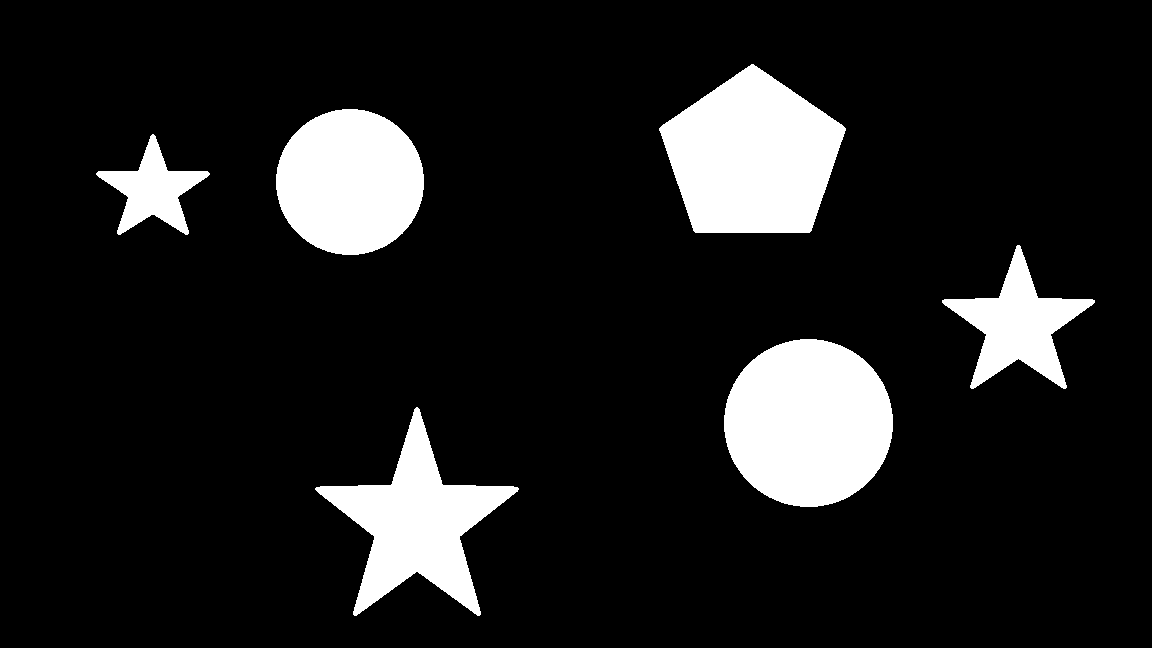
#> input picture Segunda Implementação - Rotulação/imagem_teste.png, 1152 x 648 px
$ python abertura_fechamento.py
#> lines starting #> are read from the running program, lines starting #| are printed output that depends on the picture; after the words box and inside, x2 and y2 are one past the last pixel; in counts of white or black regions, pixels touching at a corner belong together
#> the answer given: ../Segunda Implementação - Rotulação/imagem_teste.png
#> in executar, entrada is the input picture: PIL image 1152x648 RGBA; mean R, G, B, A 30.7, 30.7, 30.7, 255
from pathlib import Path
from PIL import Image


def binarizar_imagem(imagem):
    imagem = imagem.convert("L")
#> imagem: PIL image 1152x648 L; 12% white; 6 white regions, box (x1, y1, x2, y2) and area: (724, 339, 893, 507) 22281, (659, 64, 846, 233) 22041, (276, 109, 424, 255) 16951, (315, 407, 519, 616) 15709, (942, 245, 1095, 389) 8371, (96, 134, 210, 235) 4543
    resultado = Image.new("L", imagem.size)
#> resultado: PIL image 1152x648 L; every value is 0
    largura, altura = imagem.size
#> largura = 1152; altura = 648
    for y in range(altura):
        for x in range(largura):
            if imagem.getpixel((x, y)) > 127:
                resultado.putpixel((x, y), 255)
    return resultado


def aplicar_erosao(imagem):
    largura, altura = imagem.size
#> largura = 1152; altura = 648
    resultado = Image.new("L", imagem.size)
    pixels = imagem.load()
    pixels_saida = resultado.load()
    for y in range(altura):
        for x in range(largura):
            valor = 255
            for deslocamento_y in range(-1, 2):
                for deslocamento_x in range(-1, 2):
                    vizinho_x = x + deslocamento_x
                    vizinho_y = y + deslocamento_y
                    if not (0 <= vizinho_x < largura and 0 <= vizinho_y < altura):
                        valor = 0
                    elif pixels[vizinho_x, vizinho_y] == 0:
                        valor = 0
            pixels_saida[x, y] = valor
    return resultado


def aplicar_dilatacao(imagem):
    largura, altura = imagem.size
    resultado = Image.new("L", imagem.size)
    pixels = imagem.load()
    pixels_saida = resultado.load()
    for y in range(altura):
        for x in range(largura):
            valor = 0
            for deslocamento_y in range(-1, 2):
                for deslocamento_x in range(-1, 2):
                    vizinho_x = x + deslocamento_x
                    vizinho_y = y + deslocamento_y
                    if 0 <= vizinho_x < largura and 0 <= vizinho_y < altura:
                        if pixels[vizinho_x, vizinho_y] == 255:
                            valor = 255
            pixels_saida[x, y] = valor
    return resultado


def aplicar_abertura(imagem):
    erodida = aplicar_erosao(imagem)
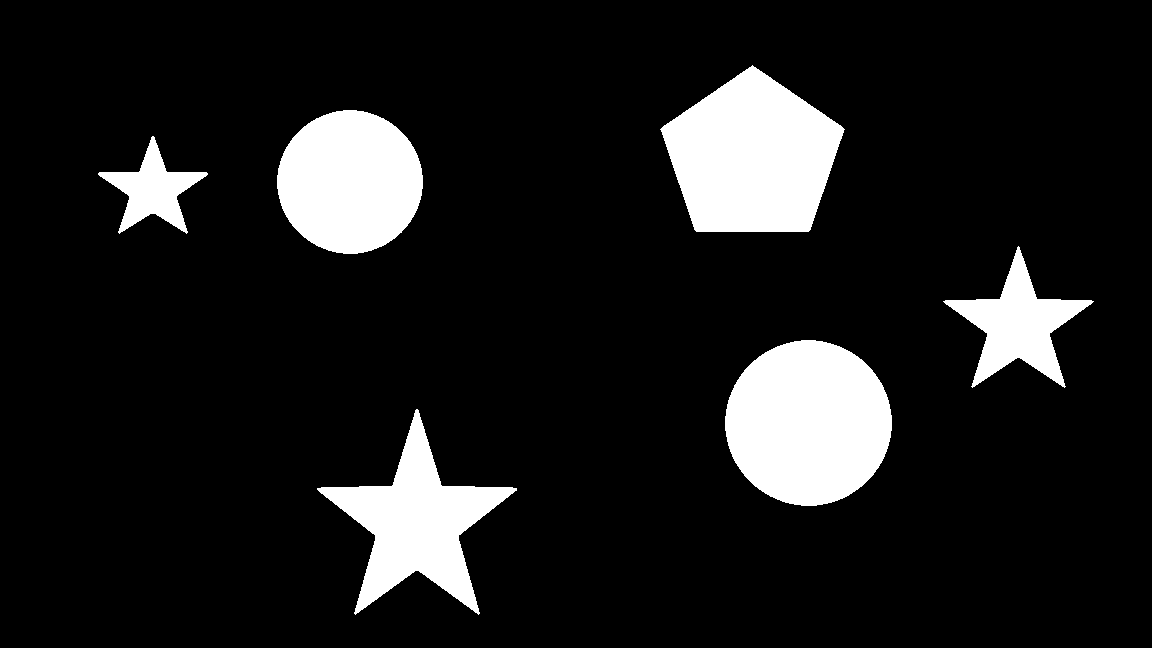
#> erodida: PIL image 1152x648 L; 11.5% white; 6 white regions, box (x1, y1, x2, y2) and area: (725, 340, 892, 506) 21611, (660, 65, 845, 232) 21333, (277, 110, 423, 254) 16367, (317, 409, 517, 615) 14715, (943, 246, 1094, 388) 7657, (98, 136, 208, 234) 4033
    return aplicar_dilatacao(erodida)
#> returned value: PIL image 1152x648 L; 12% white; 6 white regions, box (x1, y1, x2, y2) and area: (724, 339, 893, 507) 22281, (659, 64, 846, 233) 22041, (276, 109, 424, 255) 16951, (316, 408, 518, 616) 15703, (942, 245, 1095, 389) 8371, (97, 135, 209, 235) 4537


def aplicar_fechamento(imagem):
    largura, altura = imagem.size
#> largura = 1152; altura = 648
    ampliada = Image.new("L", (largura + 2, altura + 2))
#> ampliada: PIL image 1154x650 L; every value is 0
    ampliada.paste(imagem, (1, 1))
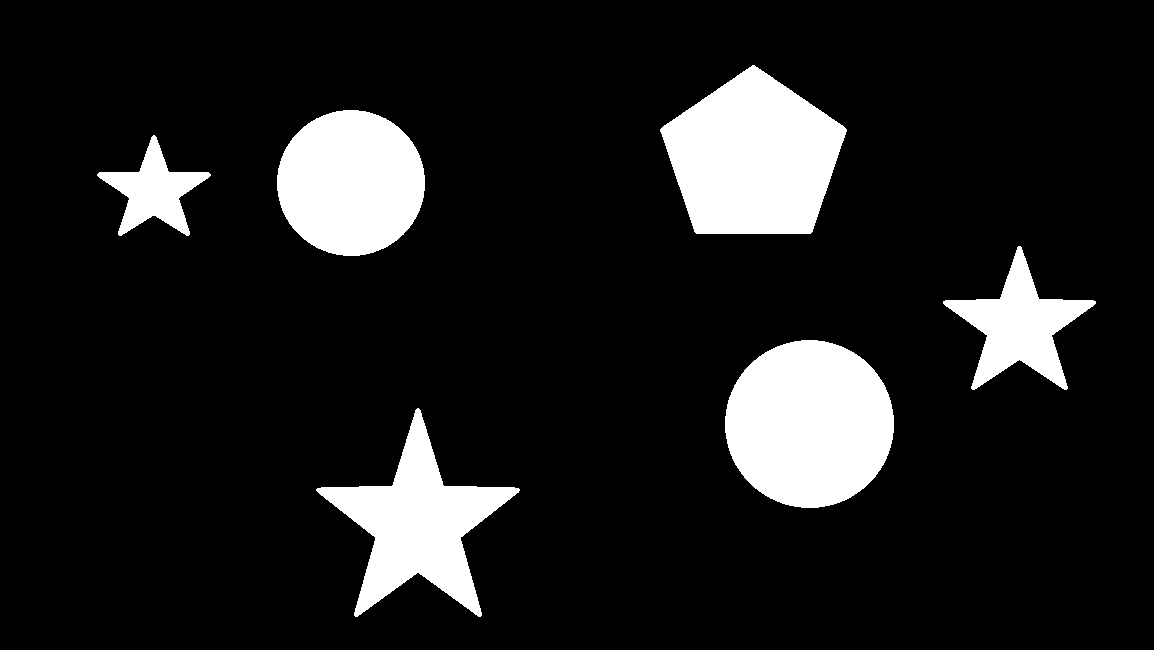
#> ampliada: PIL image 1154x650 L; 12% white; 6 white regions, box (x1, y1, x2, y2) and area: (725, 340, 894, 508) 22281, (660, 65, 847, 234) 22041, (277, 110, 425, 256) 16951, (316, 408, 520, 617) 15709, (943, 246, 1096, 390) 8371, (97, 135, 211, 236) 4543
    dilatada = aplicar_dilatacao(ampliada)
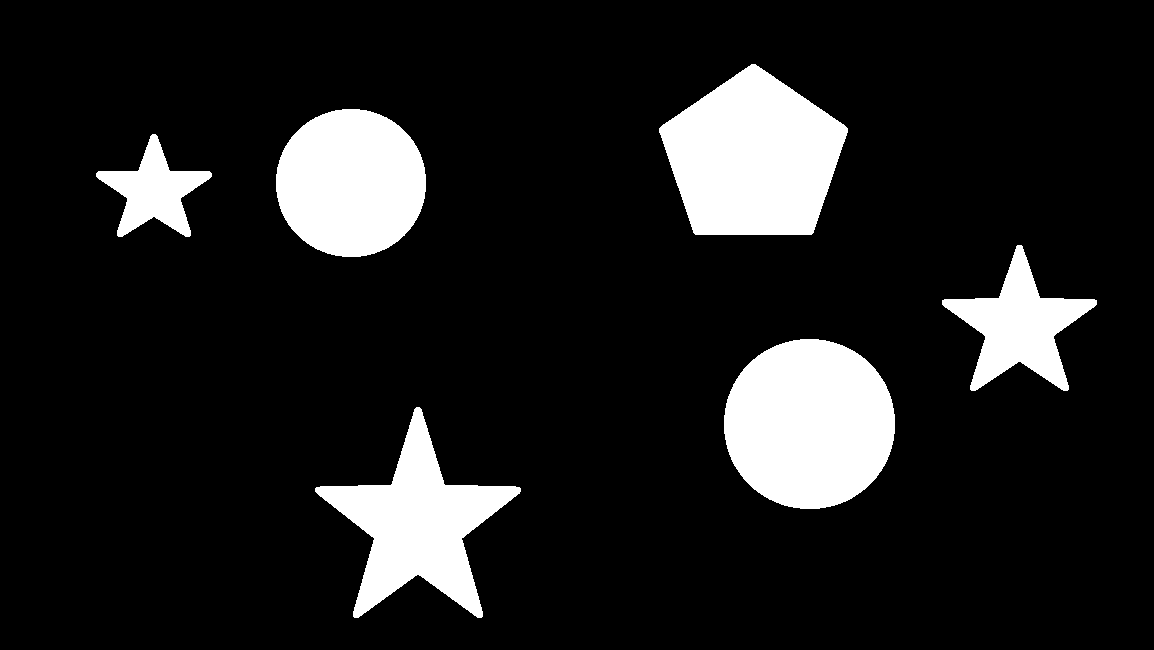
#> dilatada: PIL image 1154x650 L; 12.5% white; 6 white regions, box (x1, y1, x2, y2) and area: (724, 339, 895, 509) 22959, (659, 64, 848, 235) 22757, (276, 109, 426, 257) 17543, (315, 407, 521, 618) 16711, (942, 245, 1097, 391) 9092, (96, 134, 212, 237) 5061
    fechada = aplicar_erosao(dilatada)
#> fechada: PIL image 1154x650 L; 12% white; 6 white regions, box (x1, y1, x2, y2) and area: (725, 340, 894, 508) 22281, (660, 65, 847, 234) 22041, (277, 110, 425, 256) 16951, (316, 408, 520, 617) 15711, (943, 246, 1096, 390) 8376, (97, 135, 211, 236) 4547
    return fechada.crop((1, 1, largura + 1, altura + 1))
#> returned value: PIL image 1152x648 L; 12% white; 6 white regions, box (x1, y1, x2, y2) and area: (724, 339, 893, 507) 22281, (659, 64, 846, 233) 22041, (276, 109, 424, 255) 16951, (315, 407, 519, 616) 15711, (942, 245, 1095, 389) 8376, (96, 134, 210, 235) 4547


def executar():
    pasta = Path(__file__).resolve().parent
    caminho = input("Caminho da imagem (Enter para imagem_teste.png): ").strip().strip('"')
    if not caminho:
        caminho = pasta / "imagem_teste.png"
    try:
        with Image.open(caminho) as entrada:
            binaria = binarizar_imagem(entrada)
        abertura = aplicar_abertura(binaria)
        fechamento = aplicar_fechamento(binaria)
        pasta_saida = pasta / "resultados"
        pasta_saida.mkdir(exist_ok=True)
        binaria.save(pasta_saida / "binaria.png")
        abertura.save(pasta_saida / "abertura.png")
        fechamento.save(pasta_saida / "fechamento.png")
        print("Elemento estruturante: quadrado 3 x 3, com origem no centro.")
        print("Objeto branco e fundo preto. Fora da imagem é considerado fundo.")
        print("Abertura: erosão seguida de dilatação.")
        print("Fechamento: dilatação seguida de erosão, com margem para preservar as bordas.")
        print("Resultados salvos em:", pasta_saida)
    except (OSError, ValueError) as erro:
        print("Erro:", erro)
        raise SystemExit(1)


if __name__ == "__main__":
    executar()
